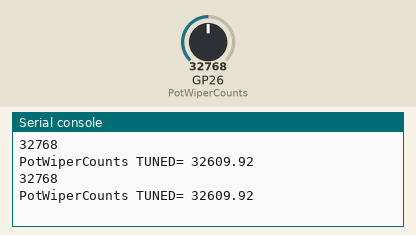
This program was run on a simulated Raspberry Pi Pico running MicroPython. On the bench: the last lines printed to the serial console. The test bench sets the inputs (shaded band); at power-on: GP26 (PotWiperCounts) = 32768 (analog values on the 0–65535 scale).

Above: at 1.2 s.
1.3 s: GP26 (PotWiperCounts) set to 45874
At 2.6 s:
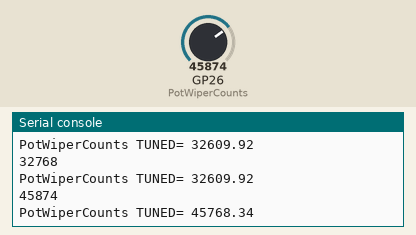
2.8 s: GP26 (PotWiperCounts) set to 57670
At 3.4 s:
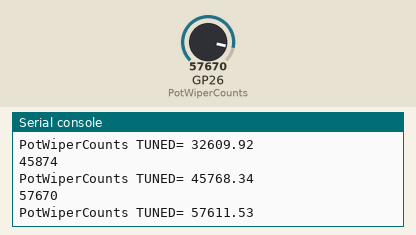
Timing chart, 0 to 5.8 s (numbered marks = the images above; inputs shaded):
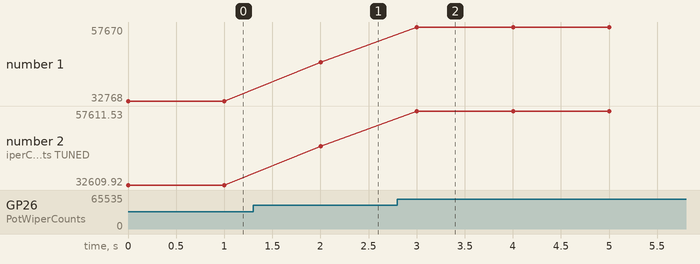

The program:

ReadPot_GP26_Offset_Scale.py
```python
from machine import Pin, ADC, PWM
import utime
#PWM1A=PWM(Pin(2)) # GP2  pin 4
#PWM1A.freq(1000)


PotWiperCounts=ADC(Pin(26)) # can also call machine.ADC(3)
GP2OFFSET=288  # The PotWiperCounts when the pot is full CCW
GP2GAIN=1.004 # GP2 read 65535 at full cw, however once 288 counts are
# subtracted from it, it needs multiplied by the ratio to make it back to 65535 full scale

while True:
    print(PotWiperCounts.read_u16())
    PotWiperCountsTUNED=((PotWiperCounts.read_u16())-GP2OFFSET)*GP2GAIN
    print("PotWiperCounts TUNED=", PotWiperCountsTUNED)
# BONUS POINTS ! How many volts is 30 counts of offset ?
# Hint 3.3V = 65535 counts . In reality the resolution is still 4096 12 bits
    utime.sleep(1)
#    print("Adjusted GP2 value is:", PotWiperCountsReal)

# MAKE a NOTE what the PotWiperCounts are at full CW - full up________
# MAKE a NOTE what the PotWiperCounts are at full CCW - full down________
# The value at full CCW should be zero. The value it really shows is called OFFSET !!
# The next program you will correct the OFFSET and then also the gain error - The value at full CW !
```

Measured:
- after the input at 1.3 s, the serial console: prints a new line after 0.70 s (image 1)
- after the input at 2.8 s, the serial console: prints a new line after 0.20 s (image 2)
- plotted number 1: 32768 → 45874 after the input at 1.3 s, 45874 → 57670 after the input at 2.8 s
- plotted number 2: 32609.92 → 45768.34 after the input at 1.3 s, 45768.34 → 57611.53 after the input at 2.8 s
